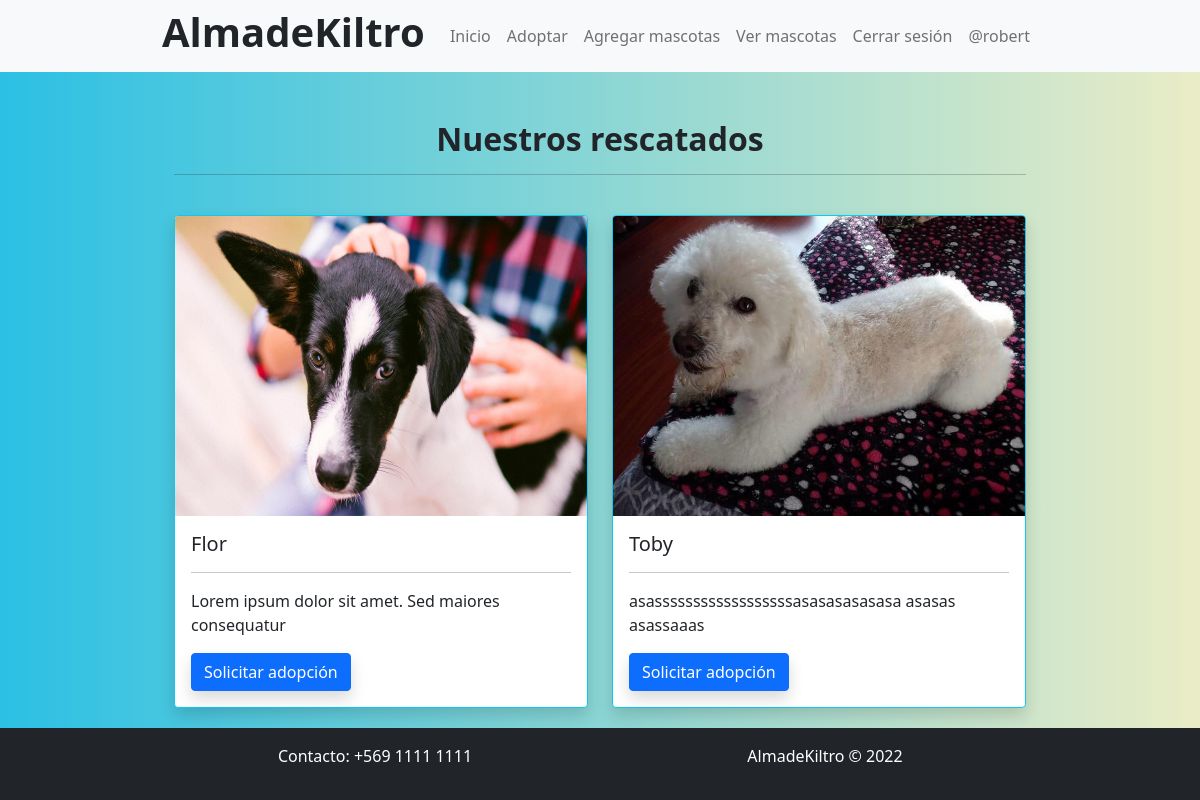
/mascotas/ (signed in), run on the app's committed database.
### app/models.py (models this page shows, shortened)
class Mascota(models.Model):
    nombre_mascota = models.CharField(max_length=250)
    imagen = models.ImageField(upload_to="mascota", null=True)
    edad_mascota = models.CharField(max_length=250)
    sexo = models.IntegerField(choices=opciones_sexo)
    descripcion = models.TextField()
    tamaño = models.IntegerField(choices=opciones_tamaño)
    peso = models.CharField(max_length=250)
    especie = models.ForeignKey(Especie, on_delete=models.PROTECT)
    raza = models.ForeignKey(Raza, on_delete=models.PROTECT)

### app/views.py (the view)
# urls.py: path('mascotas/', mascotas, name="mascotas"),
def mascotas(request):
    mascotas = Mascota.objects.all()
    data = {
        'mascotas': mascotas
    }
    return render(request, 'app/mascotas.html', data)

### app/templates/app/mascotas.html (shortened to what this page needs)
{% extends 'app/base.html' %}
{% load static %}
{% block css %}
<link href="https://cdn.jsdelivr.net/npm/bootstrap@5.1.3/dist/css/bootstrap.min.css" rel="stylesheet">
<link rel="stylesheet" href="{% static 'app/css/mascotas.css' %}">{% endblock %}
{% block contenido %}
<main class="container">
    <h2 class="fw-bold text-center">Nuestros rescatados</h2>
    <hr><br>
    <div class="row row-cols-1 row-cols-md-2 g-4">{% for m in mascotas %}
        <div class="col">
            <div class="card border-info shadow">
                {% if m.imagen %}
                <img src="{{ m.imagen.url }}" class="card-img-top" alt="..."> {% endif %}
                <div class="card-body">
                    <h5 class="card-title">{{ m.nombre_mascota}}</h5>
                    <hr>
                    <p class="card-text">{{ m.descripcion }}</p>
                    <button type="button" class="btn btn-primary shadow">Solicitar adopción</button>
                </div>
            </div>
        </div>{% endfor %}
    </div>
</main>
{% endblock %}

### app/templates/app/base.html (shortened to what this page needs)
<!DOCTYPE html>
<html lang="es">
<head>
    {% load static %} {% block css %} {% endblock %}
</head>
<body>
    <div class="navbar navbar-expand-lg navbar-light bg-light">
        <div class="container">
            <h1 class="fw-bold">AlmadeKiltro</h1>
            <div class="navbar-collapse collapse justify-content-end" id="miLista">
                <div class="navbar-nav">
                    <a href="{% url 'home' %}" class="nav-link">Inicio</a>
                    <a href="{% url 'mascotas' %}" class="nav-link">Adoptar</a>
                    <a href="{% url 'agregar_mascota' %}" class="nav-link">Agregar mascotas</a>
                    <a href="{% url 'listar_mascotas' %}" class="nav-link">Ver mascotas</a>
                    {% if user.is_authenticated %}
                    <a href="{% url 'logout' %}" class="nav-link">Cerrar sesión</a>
                    <a href="#" class="nav-link">@{{ user.username }}</a>
                    {% else %}
                    <a href="{% url 'login' %}" class="nav-link">Iniciar sesión</a> {% endif %}
                </div>
            </div>
        </div>
    </div>
    <br><br>
    <main class="container">
        {% block contenido %} {% endblock %}
    </main>
    <br><br>
    <footer class="bg-dark">
        <div class="container">
            <div class="row text-center py-3" id="content-footer">
                <div class="col-md-6">
                    <p>Contacto: +569 1111 1111</p>
                </div>
                <div class="col-md-6">
                    <p>AlmadeKiltro &copy 2022</p>
                </div>
            </div>
        </div>
    </footer>
</body>
</html>

### app/static/app/css/mascotas.css (style rules this page uses)
html { min-height: 100%; position: relative; }
body { background: #2BC0E4; background: -webkit-linear-gradient(to right, #EAECC6, #2BC0E4); background: linear-gradient(to left, #EAECC6, #2BC0E4); margin: 0; margin-bottom: 40px; }
.container { max-width: 900px; }
img { width: 300px; height: 300px; }
footer { background-color: black; position: absolute; bottom: 0; width: 100%; color: white; }
#content-footer { color: #ffff; }

### data on the page
Mascota: imagen (picture), nombre_mascota "Flor", descripcion "Lorem ipsum dolor sit amet. Sed maiores consequatur"
Mascota: imagen (picture), nombre_mascota "Toby", descripcion "asassssssssssssssssssasasasasasasa asasas asassaaas"

### other printed values
{{ user.username }} "robert"
